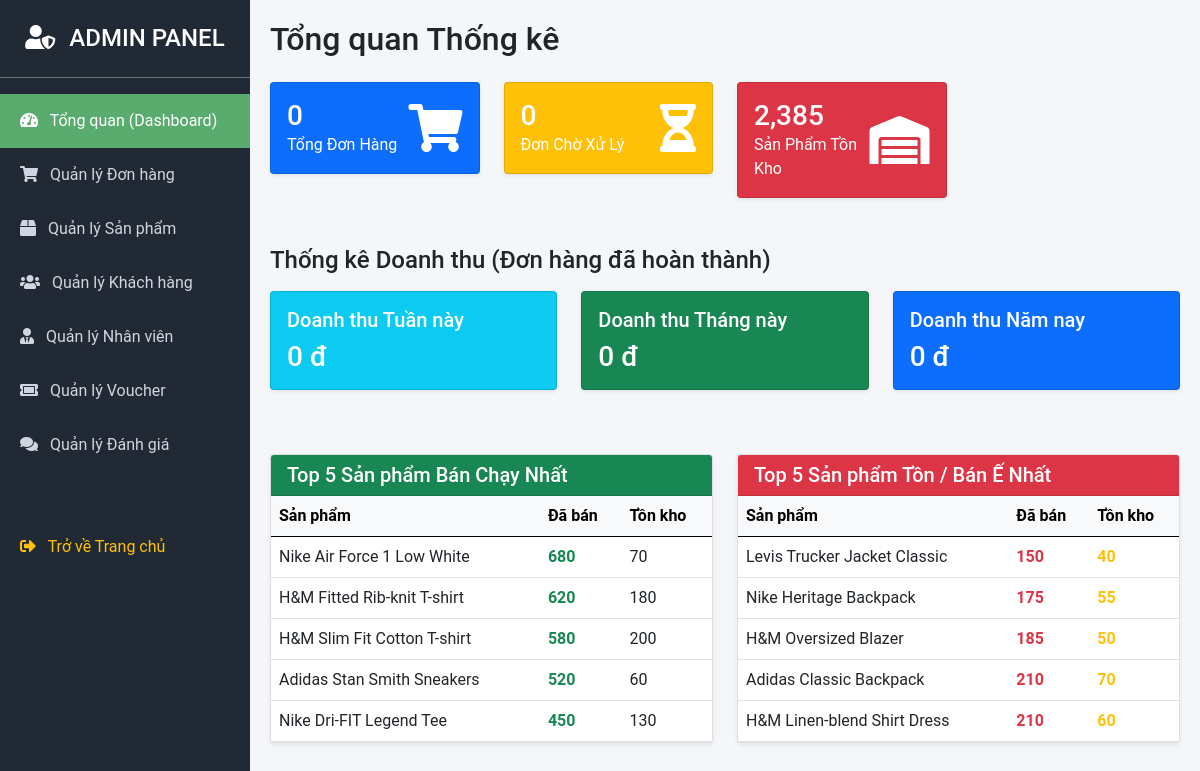
The app's page /index.php?page=admin (signed in), older data.
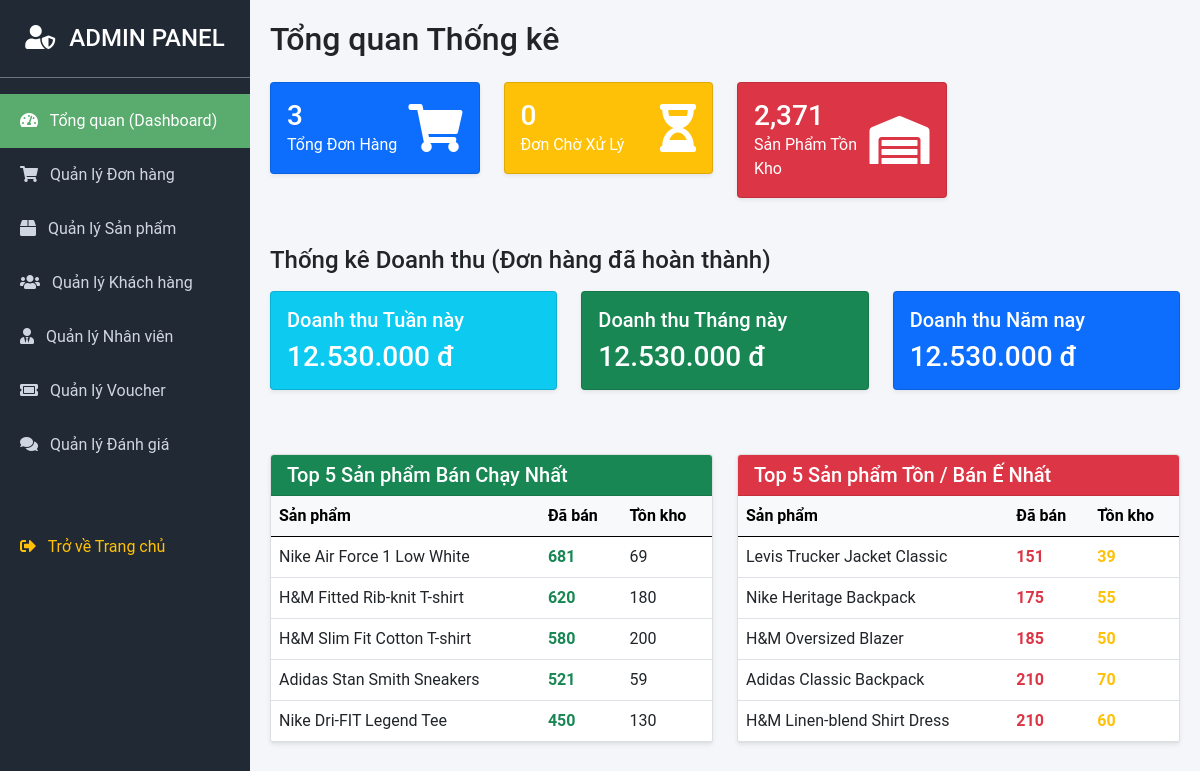
The same page, newer data.
### tables this page shows
CREATE TABLE `products` (
  `id` int(11) NOT NULL,
  `category_id` int(11) NOT NULL,
  `brand_id` int(11) DEFAULT NULL,
  `created_by` int(11) NOT NULL,
  `gender` enum('male','female','unisex') NOT NULL DEFAULT 'unisex',
  `name` varchar(255) NOT NULL,
  `brand` varchar(100) DEFAULT NULL,
  `slug` varchar(255) NOT NULL,
  `description` text DEFAULT NULL,
  `price` decimal(12,0) NOT NULL,
  `sale_price` decimal(12,0) DEFAULT NULL,
  `stock` int(11) NOT NULL DEFAULT 0,
  `image` varchar(255) DEFAULT NULL,
  `is_active` tinyint(1) NOT NULL DEFAULT 1,
  `is_featured` tinyint(1) NOT NULL DEFAULT 0,
  `avg_rating` decimal(2,1) NOT NULL DEFAULT 0.0,
  `sold_count` int(11) NOT NULL DEFAULT 0,
  `created_at` datetime NOT NULL DEFAULT current_timestamp(),
  `updated_at` datetime NOT NULL DEFAULT current_timestamp() ON UPDATE current_timestamp()
);

### app/core/App.php (called while the page is built, shortened)
<?php
class App {
    protected $method = 'index';
    public function __construct() {
        $url = $this->parseUrl();
        $controllerName = ucfirst($url[0]) . 'Controller';
        if(file_exists(ROOT_PATH . '/app/controllers/' . $controllerName . '.php')) {
            unset($url[0]);
        }
        $this->controller = new $this->controller;
        $this->params = $url ? array_values($url) : [];
        call_user_func_array([$this->controller, $this->method], $this->params);
    }
    public function parseUrl() {
        if(isset($_GET['page'])) {
            $page = $_GET['page'];
            return [str_replace('-', '', $page)];
        }
        return ['Home'];
    }
}

### index.php (called while the page is built, shortened)
<?php
require_once ROOT_PATH . '/app/core/App.php';
$app = new App();

### app/models/database.php (called while the page is built)
<?php
class database{
    private $user;
    private $host_name;
    private $pass;
    private $name_db;
    private $is_conn = null;
    public function __construct(){
        $this->host_name = 'localhost';
        $this->name_db = 'basic_shop';
        $this->user = 'root';
        $this->pass = '';
    }
    public function connect(){
        try{
            $this->is_conn = new PDO("mysql:host=$this->host_name;dbname=$this->name_db", $this->user, $this->pass);
            $this->is_conn->setAttribute(PDO::ATTR_ERRMODE, PDO::ERRMODE_EXCEPTION);
        }catch(PDOException $e){
            echo "Lỗi kết nối cụ thể là: " . $e->getMessage() . "<br>";
            throw $e;
        }
        return $this->is_conn;
    }
}
?>

### app/models/AdminModel.php (called while the page is built, shortened)
<?php
include_once __DIR__ . '/database.php';
class AdminModel {
    private PDO $db;
    public function __construct() {
        $this->db = (new database())->connect();
    }
    public function getRevenueStats(): array {
        $sql = "
            SELECT
                COALESCE(SUM(CASE WHEN YEARWEEK(ordered_at, 1) = YEARWEEK(CURDATE(), 1) THEN total_price ELSE 0 END), 0) as revenue_week,
                COALESCE(SUM(CASE WHEN MONTH(ordered_at) = MONTH(CURDATE()) AND YEAR(ordered_at) = YEAR(CURDATE()) THEN total_price ELSE 0 END), 0) as revenue_month,
                COALESCE(SUM(CASE WHEN YEAR(ordered_at) = YEAR(CURDATE()) THEN total_price ELSE 0 END), 0) as revenue_year
            FROM orders
            WHERE status = 'delivered'
        ";
        try {
            $stmt = $this->db->query($sql);
            return $stmt->fetch(PDO::FETCH_ASSOC) ?: ['revenue_week' => 0, 'revenue_month' => 0, 'revenue_year' => 0];
        } catch (Exception $e) {
            return ['revenue_week' => 0, 'revenue_month' => 0, 'revenue_year' => 0];
        }
    }
    public function getProductPerformance(string $orderBy = 'DESC', int $limit = 5): array {
        $sql = "SELECT id, name, image, price, sold_count, stock
                FROM products
                ORDER BY sold_count {$orderBy}
                LIMIT " . (int)$limit;
        $stmt = $this->db->query($sql);
        return $stmt->fetchAll(PDO::FETCH_ASSOC);
    }
    public function getDashboardSummary(): array {
        $sql = "
            SELECT
                (SELECT COUNT(*) FROM orders) as total_orders,
                (SELECT COUNT(*) FROM products) as total_products,
                (SELECT SUM(stock) FROM products) as total_stock,
                (SELECT COUNT(*) FROM orders WHERE status = 'pending') as pending_orders
        ";
        try {
            $stmt = $this->db->query($sql);
            $result = $stmt->fetch(PDO::FETCH_ASSOC);
            return [
                'total_orders'   => (int)($result['total_orders'] ?? 0),
                'total_products' => (int)($result['total_products'] ?? 0),
                'total_stock'    => (int)($result['total_stock'] ?? 0),
                'pending_orders' => (int)($result['pending_orders'] ?? 0),
            ];
        } catch (Exception $e) {
            return ['total_orders' => 0, 'total_products' => 0, 'total_stock' => 0, 'pending_orders' => 0];
        }
    }
}

### app/views/admin/dashboard.php (the view)
<h2 class="mb-4">Tổng quan Thống kê</h2>
<div class="row mb-4">
    <div class="col-lg-3 col-6">
        <div class="card text-white bg-primary shadow-sm">
            <div class="card-body">
                <div class="d-flex justify-content-between align-items-center">
                    <div>
                        <h3 class="card-text mb-0"><?= $summary['total_orders'] ?? 0 ?></h3>
                        <p class="card-title mb-0">Tổng Đơn Hàng</p>
                    </div>
                    <i class="fas fa-shopping-cart fa-3x opacity-50"></i>
                </div>
            </div>
        </div>
    </div>
    <div class="col-lg-3 col-6">
        <div class="card text-white bg-warning text-dark shadow-sm">
            <div class="card-body">
                <div class="d-flex justify-content-between align-items-center">
                    <div>
                        <h3 class="card-text mb-0"><?= $summary['pending_orders'] ?? 0 ?></h3>
                        <p class="card-title mb-0">Đơn Chờ Xử Lý</p>
                    </div>
                    <i class="fas fa-hourglass-half fa-3x opacity-50"></i>
                </div>
            </div>
        </div>
    </div>
    <div class="col-lg-3 col-6">
        <div class="card text-white bg-danger shadow-sm">
            <div class="card-body">
                <div class="d-flex justify-content-between align-items-center">
                    <div>
                        <h3 class="card-text mb-0"><?= number_format($summary['total_stock'] ?? 0) ?></h3>
                        <p class="card-title mb-0">Sản Phẩm Tồn Kho</p>
                    </div>
                    <i class="fas fa-warehouse fa-3x opacity-50"></i>
                </div>
            </div>
        </div>
    </div>
</div>
<h4 class="mb-3 mt-5">Thống kê Doanh thu (Đơn hàng đã hoàn thành)</h4>
<div class="row mb-5">
    <div class="col-md-4">
        <div class="card text-white bg-info mb-3 shadow-sm">
            <div class="card-body">
                <h5 class="card-title">Doanh thu Tuần này</h5>
                <h3 class="card-text"><?= number_format($revenue['revenue_week'] ?? 0, 0, ',', '.') ?> đ</h3>
            </div>
        </div>
    </div>
    <div class="col-md-4">
        <div class="card text-white bg-success mb-3 shadow-sm">
            <div class="card-body">
                <h5 class="card-title">Doanh thu Tháng này</h5>
                <h3 class="card-text"><?= number_format($revenue['revenue_month'] ?? 0, 0, ',', '.') ?> đ</h3>
            </div>
        </div>
    </div>
    <div class="col-md-4">
        <div class="card text-white bg-primary mb-3 shadow-sm">
            <div class="card-body">
                <h5 class="card-title">Doanh thu Năm nay</h5>
                <h3 class="card-text"><?= number_format($revenue['revenue_year'] ?? 0, 0, ',', '.') ?> đ</h3>
            </div>
        </div>
    </div>
</div>
<div class="row">
    <div class="col-md-6">
        <div class="card shadow-sm">
            <div class="card-header bg-success text-white">
                <h5 class="mb-0">Top 5 Sản phẩm Bán Chạy Nhất</h5>
            </div>
            <div class="card-body p-0">
                <table class="table table-hover mb-0">
                    <thead class="table-light">
                        <tr><th>Sản phẩm</th><th>Đã bán</th><th>Tồn kho</th></tr>
                    </thead>
                    <tbody>
                        <?php foreach($bestSellers as $item): ?>
                        <tr>
                            <td><?= htmlspecialchars($item['name']) ?></td>
                            <td class="text-success fw-bold"><?= $item['sold_count'] ?></td>
                            <td><?= $item['stock'] ?></td>
                        </tr>
                        <?php endforeach; ?>
                    </tbody>
                </table>
            </div>
        </div>
    </div>
    <div class="col-md-6">
        <div class="card shadow-sm">
            <div class="card-header bg-danger text-white">
                <h5 class="mb-0">Top 5 Sản phẩm Tồn / Bán Ế Nhất</h5>
            </div>
            <div class="card-body p-0">
                <table class="table table-hover mb-0">
                    <thead class="table-light">
                        <tr><th>Sản phẩm</th><th>Đã bán</th><th>Tồn kho</th></tr>
                    </thead>
                    <tbody>
                        <?php foreach($worstSellers as $item): ?>
                        <tr>
                            <td><?= htmlspecialchars($item['name']) ?></td>
                            <td class="text-danger fw-bold"><?= $item['sold_count'] ?></td>
                            <td class="text-warning fw-bold"><?= $item['stock'] ?></td>
                        </tr>
                        <?php endforeach; ?>
                    </tbody>
                </table>
            </div>
        </div>
    </div>
</div>

Row changes from the older to the newer data that the page shows:
changed products "Nike Air Force 1 Low White": sold_count "680" → "681"; stock "70" → "69"
changed products "Adidas Stan Smith Sneakers": sold_count "520" → "521"; stock "60" → "59"
changed products "Levis Trucker Jacket Classic": sold_count "150" → "151"; stock "40" → "39"
Text that changed along with them:
$summary['total_orders']: "0" → "3"
$summary['total_stock']: "2,385" → "2,371"
$revenue['revenue_week']: "0" → "12.530.000"
$revenue['revenue_month']: "0" → "12.530.000"
$revenue['revenue_year']: "0" → "12.530.000"
